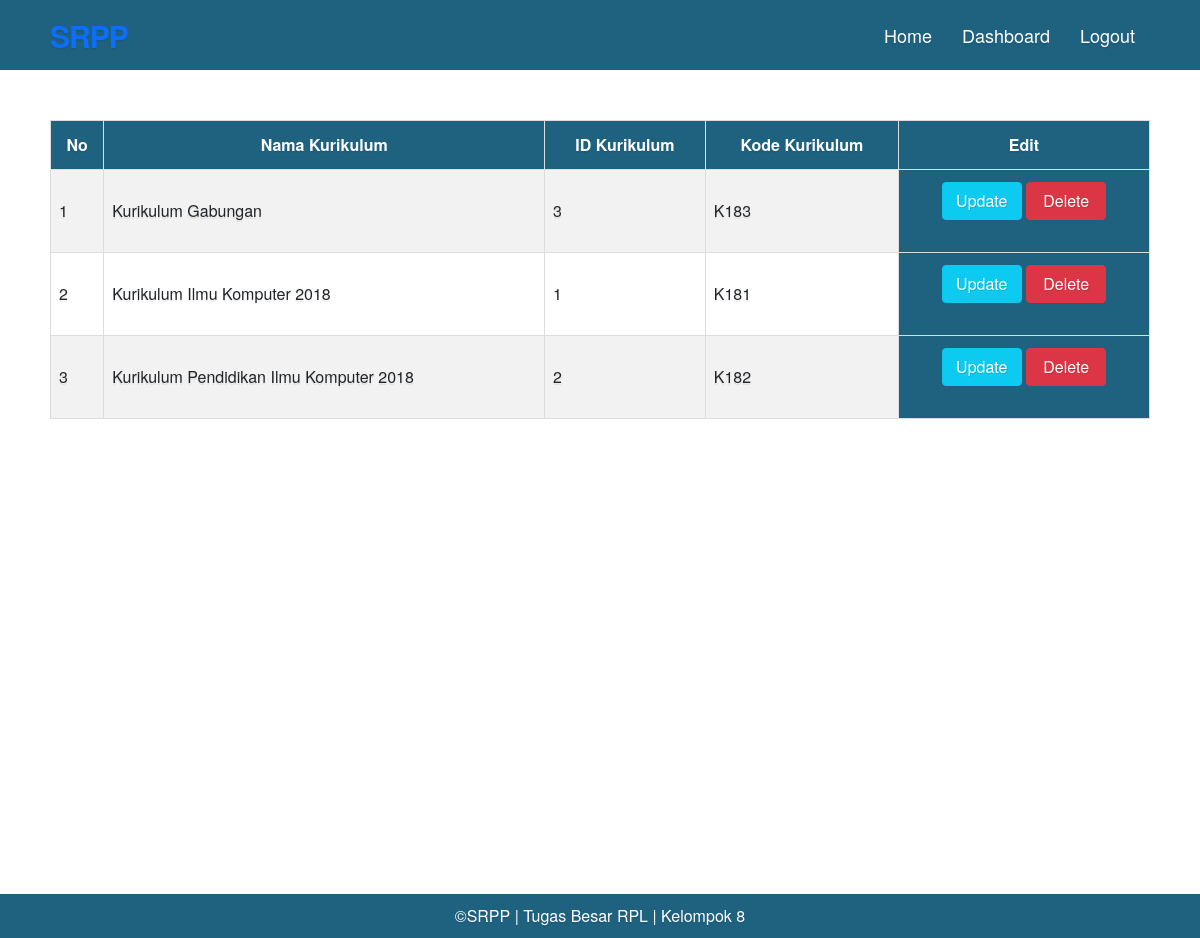
/edit_kurikulum_admin.php (signed in), run on the app's committed database.
### tables this page shows
CREATE TABLE `kurikulum` (
  `id` bigint(20) UNSIGNED NOT NULL,
  `nama_kurikulum` varchar(255) NOT NULL,
  `kode` varchar(255) NOT NULL,
  `created_at` timestamp NULL DEFAULT NULL,
  `updated_at` timestamp NULL DEFAULT NULL
);

### model/DB.php (called while the page is built, shortened)
<?php
class DB{
  private $_host = '127.0.0.1';
  private $_dbname = 'db_srpp_rpl';
  private $_username = 'root';
  private $_password = '';
  private static $_instance = null;
  private $_pdo;
  private $_columnName = "*";
  private $_orderBy = "";
  private function __construct(){
    try {
      $this->_pdo = new PDO('mysql:host='.$this->_host.';dbname='.$this->_dbname,
                             $this->_username, $this->_password);
    } catch (PDOException $e){
      die("Error ".$e->getMessage(). " (".$e->getCode().")");
    }
  }
  public static function getInstance(){
    if(!isset(self::$_instance)) {
      self::$_instance = new DB();
    }
    return self::$_instance;
  }
  public function runQuery($query, $bindValue = []){
    try {
      $stmt = $this->_pdo->prepare($query);
      $stmt->execute($bindValue);
    }
    catch (PDOException $e){
      die("Error: ".$e->getMessage(). " (".$e->getCode().")");
    }
    return $stmt;
  }
  public function getQuery($query,$bindValue = []){
    return $this->runQuery($query,$bindValue)->fetchAll(PDO::FETCH_OBJ);
  }
  public function orderBy($columnName, $sortType = 'ASC'){
    $this->_orderBy = "ORDER BY {$columnName} {$sortType}";
    return $this;
  }
  public function get($tableName, $condition = "", $bindValue = []){
    $query = "SELECT {$this->_columnName} FROM {$tableName} {$condition} {$this->_orderBy}";
    $this->_columnName = "*";
    $this->_orderBy = "";
    return $this->getQuery($query, $bindValue);
  }
}

### edit_kurikulum_admin.php (the view, shortened to what this page needs)
<?php
    require "./model/DB.php";
    $DB = DB::getInstance();
    $students = $DB->get('kurikulum');
?>
<!DOCTYPE html>
<html lang="en">
<head>
     <link rel="stylesheet" type="text/css" href="./assets/style3.css" />
     <link rel="stylesheet" href="https://cdnjs.cloudflare.com/ajax/libs/font-awesome/5.15.3/css/all.min.css"/>
     <link href="https://cdn.jsdelivr.net/npm/bootstrap@5.1.3/dist/css/bootstrap.min.css" rel="stylesheet"
>
</head>
<body>
     <nav>
        <div class="logo">
           <a href="dashboard-user.html">SRPP</a>
        </div>
        <div class="nav-items">
           <li><a href="index.php">Home</a></li>
           <li><a href="admin_index.php">Dashboard</a></li>
           <li><a href="logout.php">Logout</a></li>
        </div>
     </nav>
  <main>
   <table id="kurikulum" border="1">
      <tr>
        <th>No</th>
        <th>Nama Kurikulum</th>
        <th>ID Kurikulum</th>
        <th>Kode Kurikulum</th>
        <th>Edit</th>
      </tr>
      <?php
        $i = 1;
        foreach ($students as $data) {
            echo "<tr>";
            echo "<td scope=\"row\">$i</td>";
            echo "<td>{$data->nama_kurikulum}</td>";
            echo "<td>{$data->id}</td>";
            echo "<td>{$data->kode}</td>";
            echo "<th scope=\"row\" class=\"text-center\">
            <a style=\"width:80px\"
                class=\"btn btn-info text-white d-inline-block\" href=\"./update_mahasiswa.php?id=$data->id\">Update</a>
            <a style=\"width:80px\"
                class=\"btn btn-danger text-white\" href=\"./delete_mahasiswa.php?id=$data->id\">Delete</a>
            </th>";
            echo "</tr>";
            $i++;
        }
    ?>
   </table>
  </main>
  <footer class="footer">
    <div class="container">
      <span>&copy;SRPP | Tugas Besar RPL | Kelompok 8 </span>
    </div>
  </footer>
</body>
</html>

### assets/style3.css (style rules this page uses)
html, body, div, span, applet, object, iframe, h1, h2, h3, h4, h5, h6, p, blockquote, div pre, a, abbr, acronym, address, big, cite, code, del, dfn, em, font, img, ins, kbd, q, s, samp, small, strike, strong, sub, sup, tt, var, b, u, i, center, dl, dt, dd, ol, ul, li, figure, header, nav, section, article, aside, footer, figcaption { margin: 0; padding: 0; border: 0; outline: 0; }
html { box-sizing: border-box; font-family: Arial, Helvetica, sans-serif; color: #333; text-shadow: 0 2px 0 rgba(0, 0, 0, 0.07); }
ul, li { padding: 0; margin: 0; list-style: none; }
header, nav, section, article, aside, footer, hgroup { display: block; }
* { box-sizing: border-box; }
html, body { font-family: 'Poppins', sans-serif; font-weight: 400; background-color: #fff; font-size: 16px; -ms-text-size-adjust: 100%; -webkit-font-smoothing: antialiased; -moz-osx-font-smoothing: grayscale; }
a { text-decoration: none !important; color: #86cbed; }
html, body { background: #fff; font-family: 'Poppins', sans-serif; }
* { margin: 0; padding: 0; outline: none; box-sizing: border-box; font-family: 'Montserrat', sans-serif; }
body { background: #f2f2f2; }
nav { background: #1f6280; display: flex; flex-wrap: wrap; align-items: center; justify-content: space-between; height: 70px; padding: 0 100px; }
nav .logo { color: #fff; font-size: 30px; font-weight: 600; letter-spacing: -1px; }
nav .nav-items { display: flex; flex: 0; padding: 0 0 0 40px; }
nav .nav-items li { list-style: none; padding: 0 15px; }
nav .nav-items li a { color: #fff; font-size: 18px; font-weight: 500; text-decoration: none; }
@media (max-width: 1245px) { nav { padding: 0 50px; } }
* { font-size:100%; margin: 0; padding: 0; -webkit-box-sizing: border-box; -moz-box-sizing: border-box; box-sizing: border-box; }
body { background:#fff; }
* { font-family:"Helvetica Neue", Helvetica, Arial; }
.btn { position:relative; width:100%; padding:20px; border:0; background:#1f6280; font-size:1.2em; color:#fff; text-shadow:1px 1px 0px rgba(0,0,0,.1); margin-bottom:20px; }
main { min-height: calc(100vh - 100px); margin: 50px; }
#kurikulum { font-family: Arial, Helvetica, sans-serif; border-collapse: collapse; width: 100%; }
#kurikulum td, #kurikulum th { border: 1px solid #ddd; padding: 8px; }
#kurikulum tr:nth-child(even) { background-color: #f2f2f2; }
#kurikulum th { padding-top: 12px; padding-bottom: 12px; text-align: center; background-color: #1f6280; color: white; }
.footer { position: relative; background-color: #1f6280; bottom: 0; width: 100%; text-align: center; padding: 10px 0; }
.footer span { color: white; }

### data on the page
kurikulum: nama_kurikulum "Kurikulum Gabungan", id "3", kode "K183"
kurikulum: nama_kurikulum "Kurikulum Ilmu Komputer 2018", id "1", kode "K181"
kurikulum: nama_kurikulum "Kurikulum Pendidikan Ilmu Komputer 2018", id "2", kode "K182"
